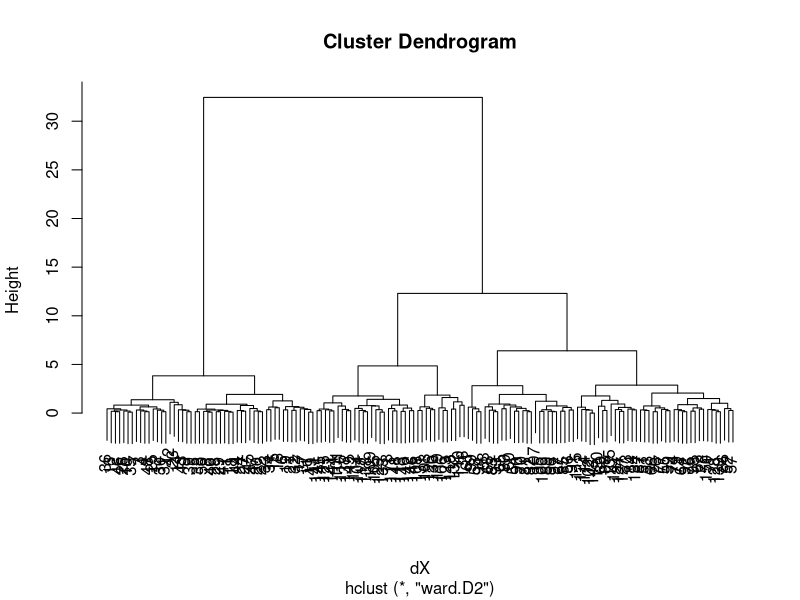
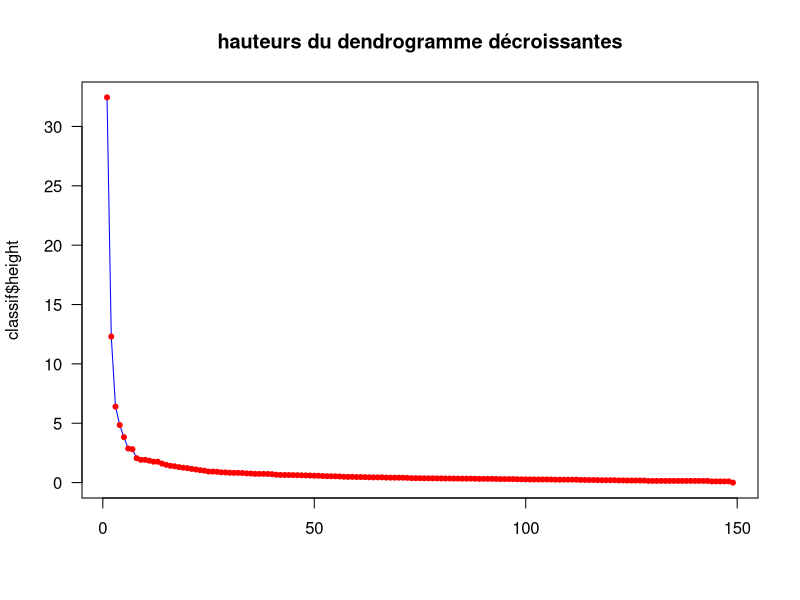
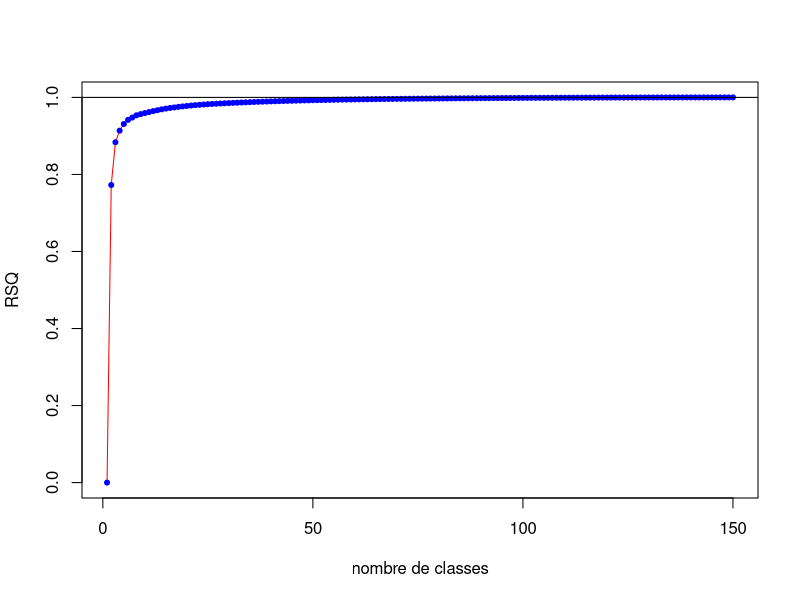
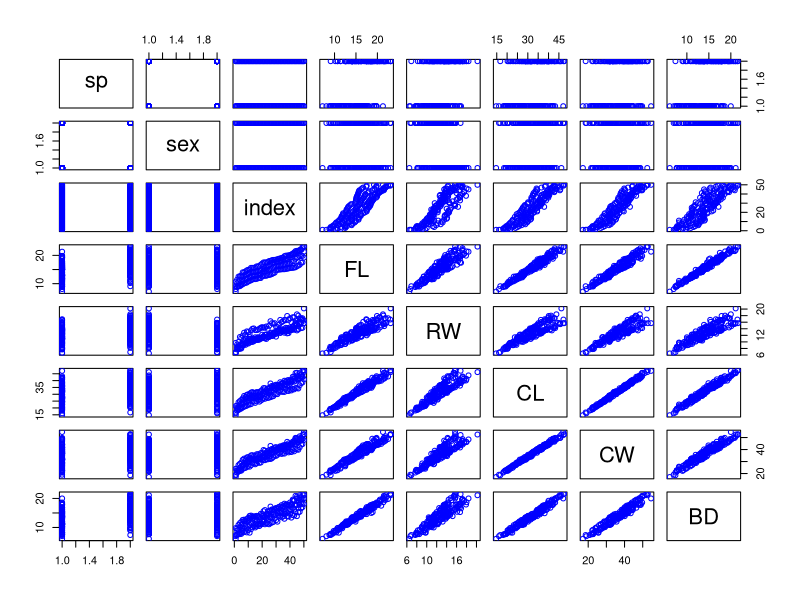
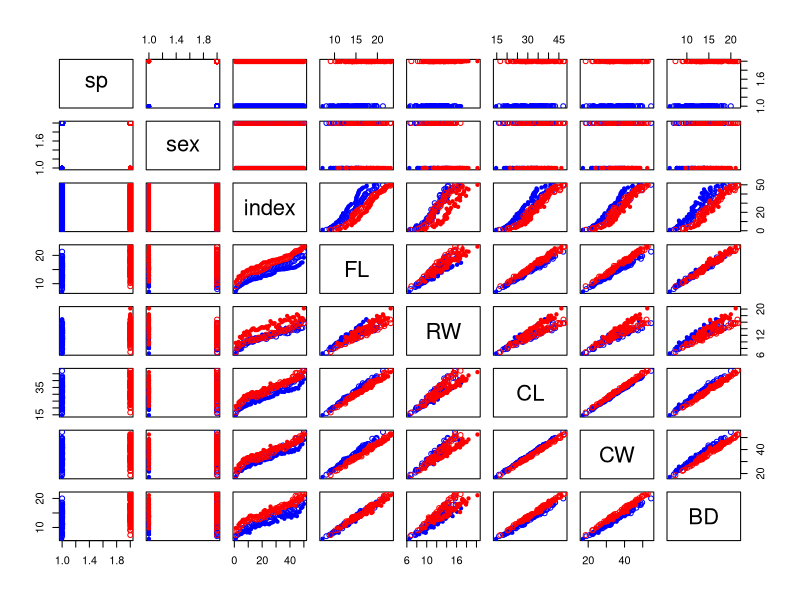
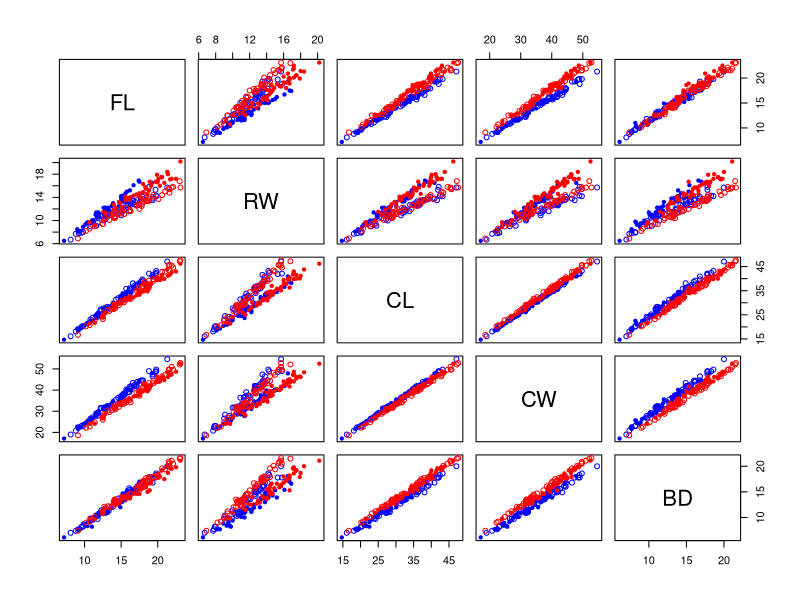
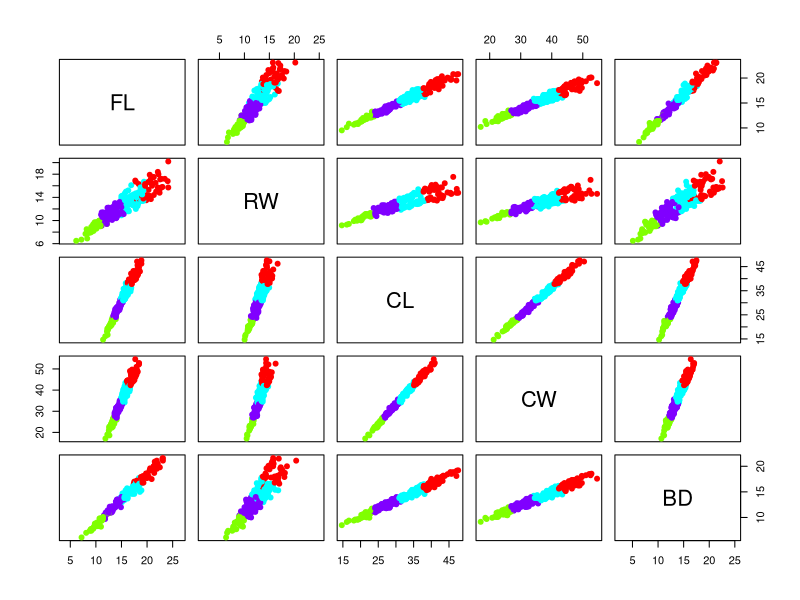
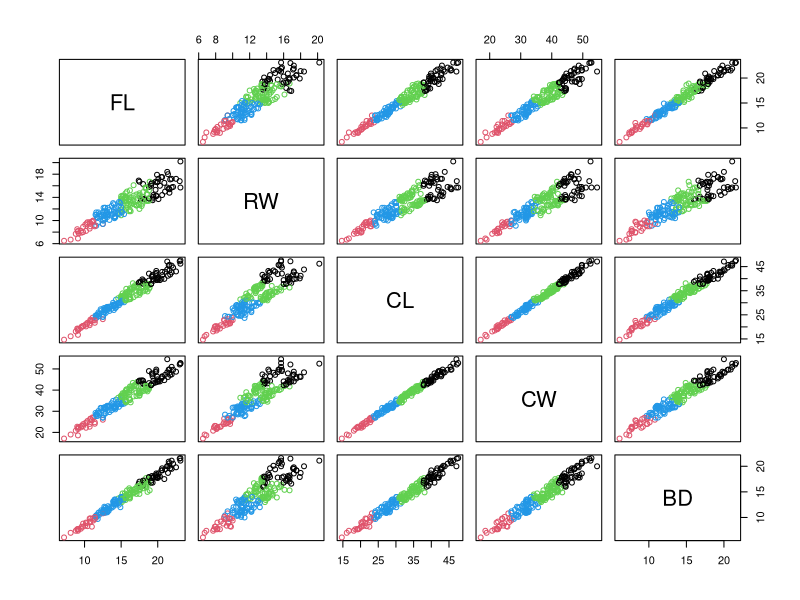

Reproduce these figures in R, in order.
## ---- chunk 1
knitr::opts_chunk$set(echo = TRUE)
## ---- chunk 2
data(iris)
dim(iris)
## ---- chunk 3
X <- iris[, 1:4] # we don't consider the last column which is "Species"
library(nnet)
# la matrice de la partition
C <- class.ind(iris$Species)
## ---- chunk 4
summary(iris$Species)  # There are 3 species, normally
## ---- chunk 5
t(X) %*% C
## ---- chunk 6
diag(t(C) %*% C)   # return the number of each species 
## ---- chunk 7
# the matrix of gravity centers of the quantitative variables
t((t(X) %*% C)/diag(t(C) %*% C))
## ---- chunk 8
X <- iris[, 1:4]
dim(X)
## ---- chunk 9
names(X)
## ---- chunk 10
cluster <- iris$Species
# Compute the matrix C = (Cik) where Cik=1 if i belongs to Ck, 0 otherwise 
C <- matrix(0, 150, 3)  # matrix 0 composes of 150 rows and 3 columns
for (i in seq(1, 150)) { # from 1 to 150 increase by 1
  if(cluster[i] == "setosa") {
    C[1, 1] = 1  # first column is the data of species "setosa"
  }
  if(cluster[i] == "versicolor") {
    C[i, 2] = 1  # second column is the data of species "versicolor"
  }
  if(cluster[i] == "virginica") {
    C[i, 3] = 1  # third column is the data of species "virginica"
  }
} 
# verify the matrix C
## ---- chunk 11
X <- as.matrix(X)
M <- solve(t(C)%*%C)%*%t(C)%*%X
M
## ---- chunk 12
dX <- dist(X)
classif <- hclust(d = dX, method = "ward.D2")
plot(classif)
## ---- chunk 13
plot(rev(classif$height), type='l', main="hauteurs du dendrogramme décroissantes", ylab="classif$height", xlab="", las=1, col="blue")

points(1:length(classif$height), rev(classif$height), pch=20, col="red")
## ---- chunk 14
c <- (cbind(1:length(classif$height), rev(classif$height)))
## ---- chunk 15
c2 <- diff(c[,2])
res <- diff(c2)
P <- X
RSQ <- rep(0, nrow(P))
SQTot <- sum(scale(P,scale=FALSE)^2)
for (i in 1:nrow(P)){
  Cla <- as.factor(cutree(hclust(dX,"ward.D2"),i))
  RSQ[i] <- sum(t((t(sapply(1:ncol(P),function(i) tapply(P[,i],Cla,mean)))-apply(P,2,mean))^2)*as.vector(table(Cla)))/SQTot
}
plot(RSQ, type='l', col="red",xlab="nombre de classes")
points(1:length(RSQ),RSQ,pch=20, col="blue")
abline(h=1)
## ---- chunk 16
library(MASS)
data(crabs)
dim(crabs)
## ---- chunk 17
names(crabs)
## ---- chunk 18
plot(crabs, col = "blue")
## ---- chunk 19
pairs(crabs, col = c("blue", "red")[crabs$sp], pch = c(20, 21)[crabs$sex])
## ---- chunk 20
crabsquant <- crabs[, 4:8]
pairs(crabsquant, col = c("blue", "red")[crabs$sp], pch = c(20, 21)[crabs$sex])
## ---- chunk 21
# set a color for each specy and a different symbol per sex
summary(crabs$sex)  # Male and Female
## ---- chunk 22
nbclasse <- 4
KM <- kmeans(crabsquant, nbclasse)
plot(crabsquant, asp = 1, pch = 19, col = rainbow(nbclasse)[KM$cluster])
points(KM$centers, pch = 8, col = rainbow(nbclasse)[KM$cluster], cex = 2)
## ---- chunk 23
trueClasses <- paste(crabs$sex, crabs$sp, sep = "-")
table(trueClasses, KM$cluster)
## ---- chunk 24
pairs(crabsquant, col = KM$cluster)
## ---- chunk 25
pairs(crabsquant, col = as.factor(trueClasses))
## ---- chunk 26
TrueClasses_mat <- matrix(c(1,2,3,4), 2, 2)
TrueClasses_mat
## ---- chunk 27
colnames(TrueClasses_mat) <- levels(crabs$sex)
rownames(TrueClasses_mat) <- levels(crabs$sp)
TrueClasses_mat
## ---- chunk 28
TrueClasses <- diag(TrueClasses_mat[crabs$sex, crabs$sp])
TrueClasses
## ---- chunk 29
res <- kmeans(crabsquant, 4)
str(res)  # structure of an R project
## ---- chunk 30
res
## ---- chunk 31
pairs(crabsquant, col = res$cluster) # we have 4 classes, so 4 colors for clustering k-means
## ---- chunk 32
pairs(crabsquant, col = as.factor(TrueClasses))
## ---- chunk 33
z <- kde2d(crabsquant[,2], crabsquant[,4]) 
contour(z, col = "purple")
# placons les points dans le graphe de contour z
points(crabsquant[,c(2,4)], col = c("blue", "orange")[crabs$sp], pch = c(20,21)[crabs$sex])
# placons encore les centres des classes
points(res$center[,c(2,4)], cex = 2, pch = 25, bg = "red")
## ---- chunk 34
table(Kmeans = res$cluster, TrueClasses)
## ---- chunk 35
WSS <- function(partition) {
  sum(partition$withinss)
}
sortie = matrix(rep(0,4000), nrow = 1000, ncol = 4)
WSSvector <- rep(0,1000)
for (i in 1:1000) {
  res <- kmeans(crabsquant,4)
  sortie[i,] <- res$withinss
  WSSvector[i] <- WSS(res)
}
summary(WSSvector)
## ---- chunk 36
hist(WSSvector, breaks = 20)
## ---- chunk 37
library(MASS)
n <- dim(crabs)[1]   # the number of rows, nb d'individus
dim(crabs)   # dimension of dataset "crabs
## ---- chunk 38
crabsquant <- crabs[,4:8]
# faisons une simple petite transformation pour enlever l'effet de taille
crabsquant2 <- (crabsquant/crabsquant[,3])[,-3]
j=0
for (i in c(1,2,4,5)) {
  j = j + 1
  names(crabsquant2)[j] <- paste(names(crabsquant)[j],"/",names(crabsquant[3]))
}
## ---- chunk 39
res_bis <- kmeans(crabsquant2, 4)
z <- kde2d(crabsquant2[,2], crabsquant2[,4])
contour(z, col = "purple")
# placons les points dans le graphe de contour z
points(crabsquant2[,c(2,4)], col = c("blue", "orange")[crabs$sp], pch = c(20,21)[crabs$sex])
# placons encore les centres des classes
points(res_bis$center[,c(2,4)], cex = 2, pch = 25, bg = "red")
## ---- chunk 40
table(Kmeans = res_bis$cluster, TrueClasses)
## ---- chunk 41
WSSkcluster <- rep(0,20)
for (k in 1:20) {
  WSSmax <- Inf
for (i in 1:10) {
  res <- kmeans(crabsquant2,k)
if (WSS(res) < WSSmax) {
  partition <- res
  WSSmax <- WSS(res)
}
}
  WSSkcluster[k] <- WSS(partition)
}
plot(WSSkcluster, xlab = "Number of clusters", ylab = "WSS", main = "Evolution of WSS with the number of cluster")
lines(WSSkcluster, col = "red")
